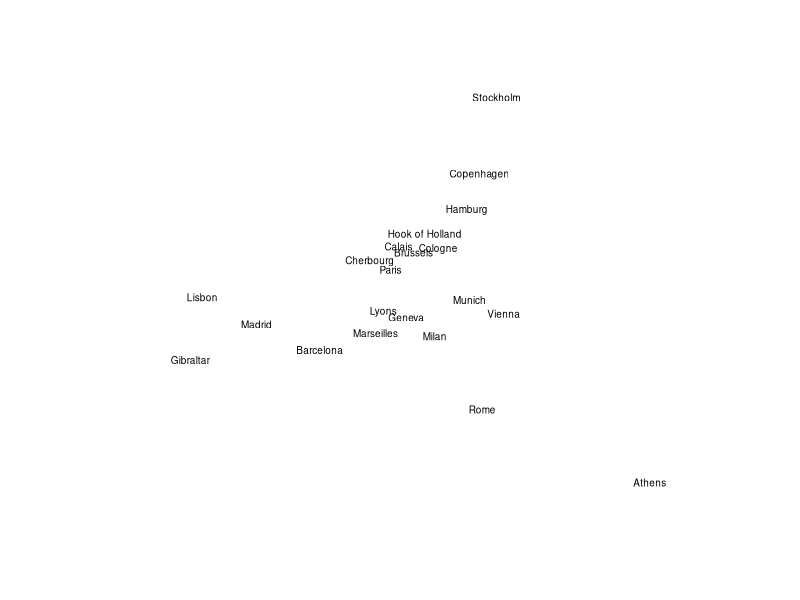

Here is the R script that generated this plot: (Note: this script raises an error after producing the figure.)
# cmdscale
library(graphics)
loc <- cmdscale(eurodist)
x <- loc[, 1]
y <- -loc[, 2]
plot(x, y, type = "n", xlab = "", ylab = "", asp = 1, axes = FALSE)
text(x, y, rownames(loc), cex = 0.6)


iris.c <- cmdscale(iris.dist)

# pca

iris.pca <- princomp(scale(iris[,1:4])) # count cumulative variance
vars <- iris.pca$sdev^2 
props <- vars / sum(vars)
cumsum(props)

library('ade4') # pca in ade4 package
iris.dudi <- dudi.pca(iris[,1:4], scannf=FALSE)
s.class(iris.dudi$li, iris[,5])
iris.between <- bca(iris.dudi, iris[,5], scannf=FALSE)
randtest(iris.between) # test 
